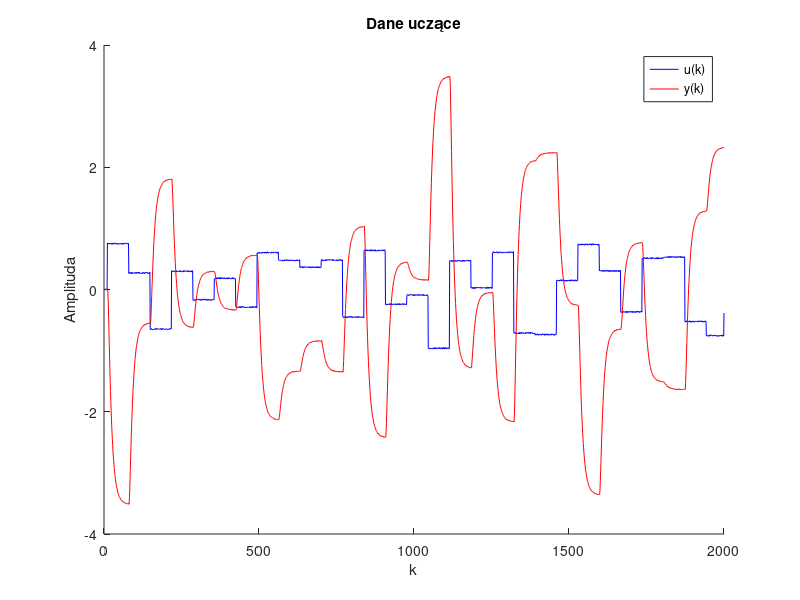
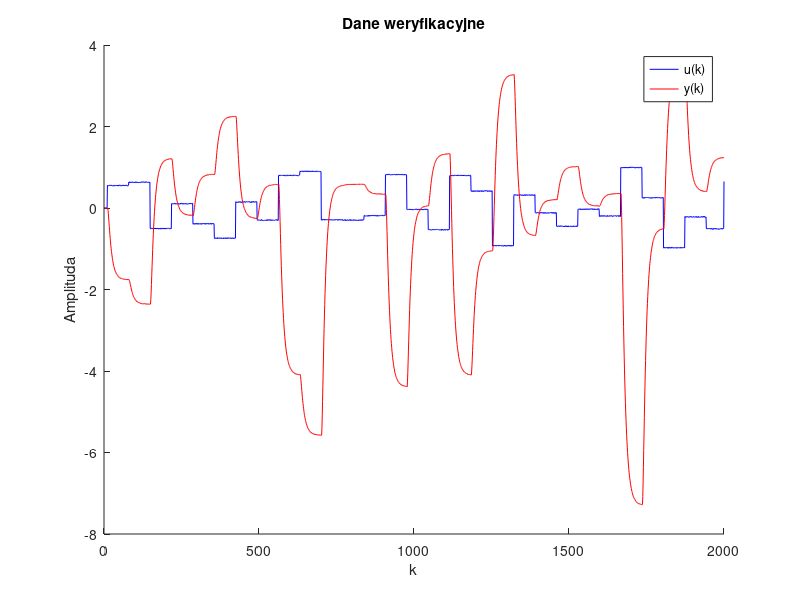
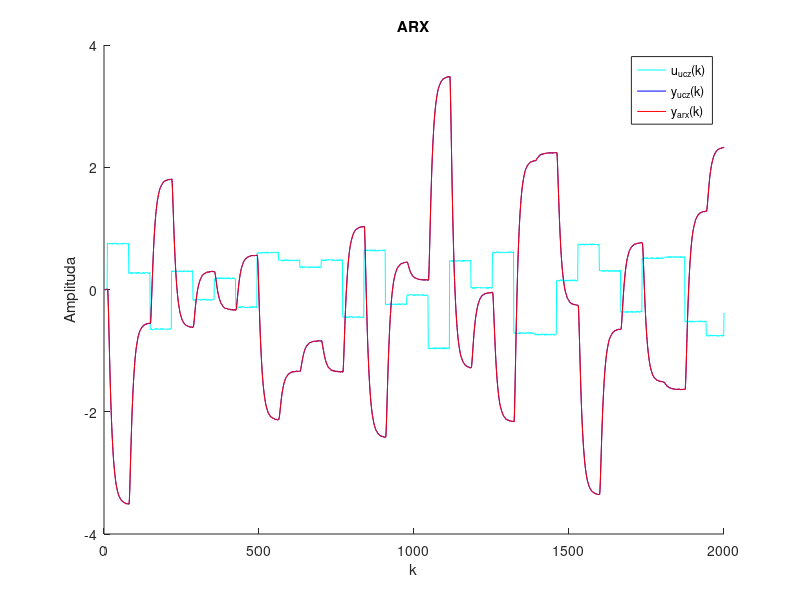
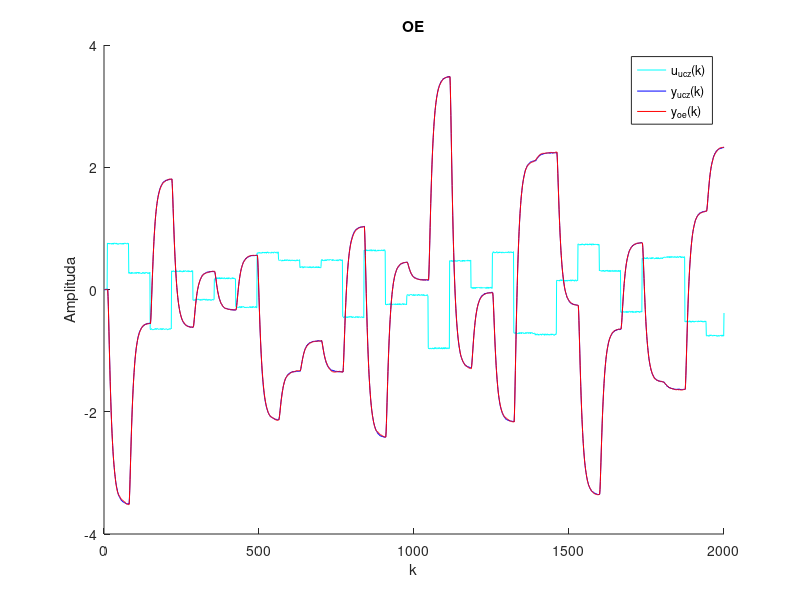

The MATLAB source for these figures, in order:
%Michał Stolarz
%Projekt nr 2 MODI

koniec = 2000;
k = 1:koniec;
%ZAD A
%pobranie danych uczących
fileID = fopen('danedynucz41.txt','r');
formatSpec = '%g';
sizeA = [2 Inf];
A = fscanf(fileID,formatSpec,sizeA);
fclose(fileID);
A=A'

%wykres
X_ucz=A(1:end,1);
Y_ucz=A(1:end,2);
figure
hold on
plot(k,X_ucz,'blue')
plot(k,Y_ucz,'red')
legend('u(k)','y(k)')
title('Dane uczące')
xlabel('k');
ylabel('Amplituda');
hold off

%pobranie danych weryfikacyjnych
fileID = fopen('danedynwer41.txt','r');
formatSpec = '%g';
sizeA = [2 Inf];


A = fscanf(fileID,formatSpec,sizeA)
fclose(fileID);
A=A'

%wykres
X_wer=A(1:end,1);
Y_wer=A(1:end,2);
figure
hold on
plot(k,X_wer,'blue')
plot(k,Y_wer,'red')
legend('u(k)','y(k)')
title('Dane weryfikacyjne')
xlabel('k');
ylabel('Amplituda');
hold off



%rząd 
r = 4%rząd dynamiki
r_w = 5; %rząd wielomianu dla r=2 i r_w=4 najlepsze, dla r=3 i r_w=4 jescze lepsze

Dane_ucz=[X_ucz, Y_ucz];
Dane_wer=[X_wer, Y_wer];
P=length(Dane_ucz);
Y_ucz_wy=Dane_ucz(r+1:P,2);

%Tworzenie uniwersalnej macierzy M
M=zeros(length(Dane_ucz)-r, 2*r*r_w);
for i=1:r
    for j=1:r_w
        M(:,r_w*i-r_w+j)=Dane_ucz((r-(i-1)):(P-i),1).^j;
        M(:,r_w*i-r_w+j+r*r_w)=Dane_ucz((r-(i-1)):(P-i),2).^j;
    end
end
w=M\Y_ucz_wy;
n=length(w)/2;

%rekurencja
y_mod_oe = zeros(P,1);
%bez rekurencji
y_mod_arx = zeros(P,1);
%rekurencja
y_mod_oe_wer = zeros(P,1);
%bez rekurencji
y_mod_arx_wer = zeros(P,1);

%{
for k=r+1:P
    for m=1:r
        y_mod_oe(k)=y_mod_oe(k)+w(m)*Dane_ucz(k-m,1)+w(m+n)*y_mod_oe(k-m);%rekurencja dane ucz
        
        y_mod_oe_wer(k)=y_mod_oe_wer(k)+w(m)*Dane_wer(k-m,1)+w(m+n)*y_mod_oe_wer(k-m);%rekurencja dane wer
        
        y_mod_arx(k)=y_mod_arx(k)+w(m)*Dane_ucz(k-m,1)+w(m+n)*Dane_ucz(k-m,2);%nie rekurencja dane ucz
        
        y_mod_arx_wer(k)=y_mod_arx_wer(k)+w(m)*Dane_wer(k-m,1)+w(m+n)*Dane_wer(k-m,2);%nie rekurencja dane ucz
        
    end
end
%}

no = 0
for k=r+1:P
    no=0
    for i=1:r
        for j=1:r_w
            
            no=no+1
            
            y_mod_arx(k) = y_mod_arx(k) + w(no)*Dane_ucz((r-(i-1)+k-(r+1)),1)^j + w(no+n)*Dane_ucz((r-(i-1)+k-(r+1)),2)^j;
            
            y_mod_arx_wer(k) = y_mod_arx_wer(k) + w(no)*Dane_wer((r-(i-1)+k-(r+1)),1)^j + w(no+n)*Dane_wer((r-(i-1)+k-(r+1)),2)^j;
            
            y_mod_oe(k) = y_mod_oe(k) + w(no)*Dane_ucz((r-(i-1)+k-(r+1)),1)^j + w(no+n)*y_mod_oe((r-(i-1)+k-(r+1)))^j;
            
            y_mod_oe_wer(k) = y_mod_oe_wer(k) + w(no)*Dane_wer((r-(i-1)+k-(r+1)),1)^j + w(no+n)*y_mod_oe_wer((r-(i-1)+k-(r+1)))^j;
            
        end
    end
end

%błąd bez rekurencji dla Dane_ucz
Err_biter_ucz=(norm(y_mod_arx(r+1:P)-Y_ucz(r+1:P)))^2

%bład z rekurencją dla Dane_ucz
Err_iter_ucz=(norm(y_mod_oe(r+1:P)-Y_ucz(r+1:P)))^2

%błąd bez rekurencji dla Dane_wer
Err_biter_wer=(norm(y_mod_arx_wer(r+1:P)-Y_wer(r+1:P)))^2

%bład z rekurencją dla Dane_wer
Err_iter_wer=(norm(y_mod_oe_wer(r+1:P)-Y_wer(r+1:P)))^2

k = 1:P;

%rysowanie wykresów dane uczace
    figure
    hold on
    plot(k,X_ucz,'cyan')
    plot(k,Y_ucz,'blue')
    plot(k,y_mod_arx,'red')
    legend('u_{ucz}(k)','y_{ucz}(k)','y_{arx}(k)')
    title('ARX')
    xlabel('k');
    ylabel('Amplituda');
    hold off
    
    figure
    hold on
    plot(k,X_ucz,'cyan')
    plot(k,Y_ucz,'blue')
    plot(k,y_mod_oe,'red')
    legend('u_{ucz}(k)','y_{ucz}(k)','y_{oe}(k)')
    title('OE')
    xlabel('k');
    ylabel('Amplituda');
    hold off
    
     %rysowanie wykresów dane weryfikacyjne
    figure
    hold on
    plot(k,X_wer,'cyan')
    plot(k,Y_wer,'blue')
    plot(k,y_mod_arx_wer,'red')
    legend('u_{wer}(k)','y_{wer}(k)','y_{arx}(k)')
    title('ARX')
    xlabel('k');
    ylabel('Amplituda');
    hold off
    
    figure
    hold on
    plot(k,X_wer,'cyan')
    plot(k,Y_wer,'blue')
    plot(k,y_mod_oe_wer,'red')
    legend('u_{wer}(k)','y_{wer}(k)','y_{oe}(k)')
    title('OE')
    xlabel('k');
    ylabel('Amplituda');
    hold 
    